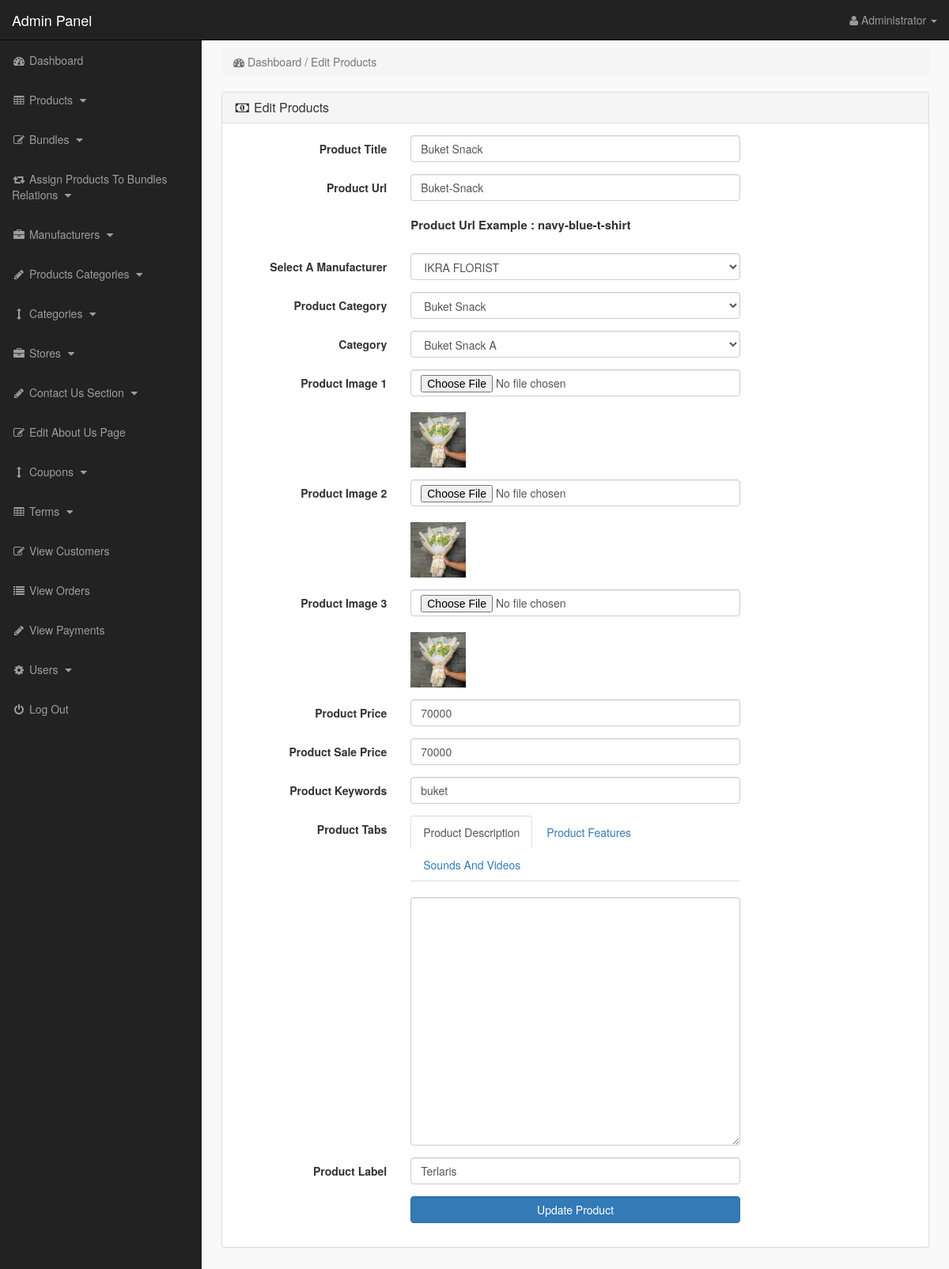
The page /admin_area/index.php?edit_product=17 (signed in) on the database its author committed.
### tables this page shows
CREATE TABLE `products` (
  `product_id` int(10) NOT NULL,
  `p_cat_id` int(10) NOT NULL,
  `cat_id` int(10) NOT NULL,
  `manufacturer_id` int(10) NOT NULL,
  `date` timestamp NOT NULL DEFAULT current_timestamp() ON UPDATE current_timestamp(),
  `product_title` text NOT NULL,
  `product_url` text NOT NULL,
  `product_img1` text NOT NULL,
  `product_img2` text NOT NULL,
  `product_img3` text NOT NULL,
  `product_price` int(10) NOT NULL,
  `product_psp_price` int(100) NOT NULL,
  `product_desc` text NOT NULL,
  `product_features` text NOT NULL,
  `product_video` text NOT NULL,
  `product_keywords` text NOT NULL,
  `product_label` text NOT NULL,
  `status` varchar(255) NOT NULL
);

CREATE TABLE `manufacturers` (
  `manufacturer_id` int(10) NOT NULL,
  `manufacturer_title` text NOT NULL,
  `manufacturer_top` text NOT NULL,
  `manufacturer_image` text NOT NULL
);

CREATE TABLE `product_categories` (
  `p_cat_id` int(10) NOT NULL,
  `p_cat_title` text NOT NULL,
  `p_cat_top` text NOT NULL,
  `p_cat_image` text NOT NULL
);

CREATE TABLE `categories` (
  `cat_id` int(10) NOT NULL,
  `cat_title` text NOT NULL,
  `cat_top` text NOT NULL,
  `cat_image` text NOT NULL
);

### admin_area/edit_product.php (the view, shortened to what this page needs)
<?php
if(!isset($_SESSION['admin_email'])){
echo "<script>window.open('login.php','_self')</script>";
}
else {
?>
<?php
if(isset($_GET['edit_product'])){
$edit_id = $_GET['edit_product'];
$get_p = "select * from products where product_id='$edit_id'";
$run_edit = mysqli_query($con,$get_p);
$row_edit = mysqli_fetch_array($run_edit);
$p_title = $row_edit['product_title'];
$p_cat = $row_edit['p_cat_id'];
$cat = $row_edit['cat_id'];
$m_id = $row_edit['manufacturer_id'];
$p_image1 = $row_edit['product_img1'];
$p_image2 = $row_edit['product_img2'];
$p_image3 = $row_edit['product_img3'];
$p_price = $row_edit['product_price'];
$p_desc = $row_edit['product_desc'];
$p_keywords = $row_edit['product_keywords'];
$psp_price = $row_edit['product_psp_price'];
$p_label = $row_edit['product_label'];
$p_url = $row_edit['product_url'];
}
$get_manufacturer = "select * from manufacturers where manufacturer_id='$m_id'";
$run_manufacturer = mysqli_query($con,$get_manufacturer);
$row_manfacturer = mysqli_fetch_array($run_manufacturer);
$manufacturer_id = $row_manfacturer['manufacturer_id'];
$manufacturer_title = $row_manfacturer['manufacturer_title'];
$get_p_cat = "select * from product_categories where p_cat_id='$p_cat'";
$run_p_cat = mysqli_query($con,$get_p_cat);
$row_p_cat = mysqli_fetch_array($run_p_cat);
$p_cat_title = $row_p_cat['p_cat_title'];
$get_cat = "select * from categories where cat_id='$cat'";
$run_cat = mysqli_query($con,$get_cat);
$row_cat = mysqli_fetch_array($run_cat);
$cat_title = $row_cat['cat_title'];
?>
<!DOCTYPE html>
<html>
<head>
</head>
<body>
<div class="row">
<div class="col-lg-12">
<ol class="breadcrumb">
<li class="active">
<i class="fa fa-dashboard"> </i> Dashboard / Edit Products
</li>
</ol>
</div>
</div>
<div class="row">
<div class="col-lg-12">
<div class="panel panel-default">
<div class="panel-heading">
<h3 class="panel-title">
<i class="fa fa-money fa-fw"></i> Edit Products
</h3>
</div>
<div class="panel-body">
<form class="form-horizontal" method="post" enctype="multipart/form-data">
<div class="form-group" >
<label class="col-md-3 control-label" > Product Title </label>
<div class="col-md-6" >
<input type="text" name="product_title" class="form-control" required value="<?php echo $p_title; ?>">
</div>
</div>
<div class="form-group" >
<label class="col-md-3 control-label" > Product Url </label>
<div class="col-md-6" >
<input type="text" name="product_url" class="form-control" required value="<?php echo $p_url; ?>" >
<br>
<p style="font-size:15px; font-weight:bold;">
Product Url Example : navy-blue-t-shirt
</p>
</div>
</div>
<div class="form-group" >
<label class="col-md-3 control-label" > Select A Manufacturer </label>
<div class="col-md-6" >
<select name="manufacturer" class="form-control">
<option value="<?php echo $manufacturer_id; ?>">
<?php echo $manufacturer_title; ?>
</option>
</select>
</div>
</div>
<div class="form-group" >
<label class="col-md-3 control-label" > Product Category </label>
<div class="col-md-6" >
<select name="product_cat" class="form-control" >
<option value="<?php echo $p_cat; ?>" > <?php echo $p_cat_title; ?> </option>
</select>
</div>
</div>
<div class="form-group" >
<label class="col-md-3 control-label" > Category </label>
<div class="col-md-6" >
<select name="cat" class="form-control" >
<option value="<?php echo $cat; ?>" > <?php echo $cat_title; ?> </option>
</select>
</div>
</div>
<div class="form-group" >
<label class="col-md-3 control-label" > Product Image 1 </label>
<div class="col-md-6" >
<input type="file" name="product_img1" class="form-control" >
<br><img src="product_images/<?php echo $p_image1; ?>" width="70" height="70" >
</div>
</div>
<div class="form-group" >
<label class="col-md-3 control-label" > Product Image 2 </label>
<div class="col-md-6" >
<input type="file" name="product_img2" class="form-control" >
<br><img src="product_images/<?php echo $p_image2; ?>" width="70" height="70" >
</div>
</div>
<div class="form-group" >
<label class="col-md-3 control-label" > Product Image 3 </label>
<div class="col-md-6" >
<input type="file" name="product_img3" class="form-control" >
<br><img src="product_images/<?php echo $p_image3; ?>" width="70" height="70" >
</div>
</div>
<div class="form-group" >
<label class="col-md-3 control-label" > Product Price </label>
<div class="col-md-6" >
<input type="text" name="product_price" class="form-control" required value="<?php echo $p_price; ?>" >
</div>
</div>
<div class="form-group" >
<label class="col-md-3 control-label" > Product Sale Price </label>
<div class="col-md-6" >
<input type="text" name="psp_price" class="form-control" required value="<?php echo $psp_price; ?>">
</div>
</div>
<div class="form-group" >
<label class="col-md-3 control-label" > Product Keywords </label>
<div class="col-md-6" >
<input type="text" name="product_keywords" class="form-control" required value="<?php echo $p_keywords; ?>" >
</div>
</div>
<div class="form-group" >
<label class="col-md-3 control-label" > Product Tabs </label>
<div class="col-md-6" >
<ul class="nav nav-tabs">
<li class="active">
<a data-toggle="tab" href="#description"> Product Description </a>
</li>
<li>
<a data-toggle="tab" href="#features"> Product Features </a>
</li>
<li>
<a data-toggle="tab" href="#video"> Sounds And Videos </a>
</li>
</ul>
<div class="tab-content">
<div id="description" class="tab-pane fade in active">
<br>
<textarea name="product_desc" class="form-control" rows="15" id="product_desc">
<?php echo $p_desc; ?>
</textarea>
</div>
</div>
</div>
</div>
<div class="form-group" >
<label class="col-md-3 control-label" > Product Label </label>
<div class="col-md-6" >
<input type="text" name="product_label" class="form-control" required value="<?php echo $p_label; ?>">
</div>
</div>
<div class="form-group" >
<label class="col-md-3 control-label" ></label>
<div class="col-md-6" >
<input type="submit" name="update" value="Update Product" class="btn btn-primary form-control" >
</div>
</div>
</form>
</div>
</div>
</div>
</div>
</body>
</html>
<?php } ?>

### admin_area/includes/sidebar.php (shortened to what this page needs)
<?php
if(!isset($_SESSION['admin_email'])){
echo "<script>window.open('login.php','_self')</script>";
}
else {
?>
<nav class="navbar navbar-inverse navbar-fixed-top" >
<div class="navbar-header" >
<a class="navbar-brand" href="index.php?dashboard" >Admin Panel</a>
</div>
<ul class="nav navbar-right top-nav" >
<li class="dropdown" >
<a href="#" class="dropdown-toggle" data-toggle="dropdown" >
<i class="fa fa-user" ></i>
<?php echo $admin_name; ?> <b class="caret" ></b>
</a>
</li>
</ul>
<div class="collapse navbar-collapse navbar-ex1-collapse">
<ul class="nav navbar-nav side-nav">
<li>
<a href="index.php?dashboard">
<i class="fa fa-fw fa-dashboard"></i> Dashboard
</a>
</li>
<li>
<a href="#" data-toggle="collapse" data-target="#products">
<i class="fa fa-fw fa-table"></i> Products
<i class="fa fa-fw fa-caret-down"></i>
</a>
</li>
<li>
<a href="#" data-toggle="collapse" data-target="#bundles">
<i class="fa fa-fw fa-edit"></i> Bundles
<i class="fa fa-fw fa-caret-down"></i>
</a>
</li>
<li>
<a href="#" data-toggle="collapse" data-target="#relations">
<i class="fa fa-fw fa-retweet"></i> Assign Products To Bundles Relations
<i class="fa fa-fw fa-caret-down"></i>
</a>
</li>
<li>
<a href="#" data-toggle="collapse" data-target="#manufacturers">
<i class="fa fa-fw fa-briefcase"></i> Manufacturers
<i class="fa fa-fw fa-caret-down"></i>
</a>
</li>
<li>
<a href="#" data-toggle="collapse" data-target="#p_cat">
<i class="fa fa-fw fa-pencil"></i> Products Categories
<i class="fa fa-fw fa-caret-down"></i>
</a>
</li>
<li>
<a href="#" data-toggle="collapse" data-target="#cat">
<i class="fa fa-fw fa-arrows-v"></i> Categories
<i class="fa fa-fw fa-caret-down"></i>
</a>
</li>
<li>
<a href="#" data-toggle="collapse" data-target="#store">
<i class="fa fa-fw fa-briefcase"></i> Stores
<i class="fa fa-fw fa-caret-down"></i>
</a>
</li>
<li>
<a href="#" data-toggle="collapse" data-target="#contact_us">
<i class="fa fa-fw fa-pencil"> </i> Contact Us Section
<i class="fa fa-fw fa-caret-down"></i>
</a>
</li>
<li>
<a href="index.php?edit_about_us">
<i class="fa fa-fw fa-edit"></i> Edit About Us Page
</a>
</li>
<li>
<a href="#" data-toggle="collapse" data-target="#coupons">
<i class="fa fa-fw fa-arrows-v"></i> Coupons
<i class="fa fa-fw fa-caret-down"></i>
</a>
</li>
<li>
<a href="#" data-toggle="collapse" data-target="#terms" >
<i class="fa fa-fw fa-table"></i> Terms
<i class="fa fa-fw fa-caret-down"></i>
</a>
</li>
<li>
<a href="index.php?view_customers">
<i class="fa fa-fw fa-edit"></i> View Customers
</a>
</li>
<li>
<a href="index.php?view_orders">
<i class="fa fa-fw fa-list"></i> View Orders
</a>
</li>
<li>
<a href="index.php?view_payments">
<i class="fa fa-fw fa-pencil"></i> View Payments
</a>
</li>
<li>
<a href="#" data-toggle="collapse" data-target="#users">
<i class="fa fa-fw fa-gear"></i> Users
<i class="fa fa-fw fa-caret-down"></i>
</a>
</li>
<li>
<a href="logout.php">
<i class="fa fa-fw fa-power-off"></i> Log Out
</a>
</li>
</ul>
</div>
</nav>
<?php } ?>

### admin_area/css/style.css (style rules this page uses)
body { margin-top:100px; }
@media (min-width: 768px) { body { margin-top:50px; } }
.top-nav { padding:0 15px; }
.top-nav>li { display:inline-block; float:left; }
.top-nav>li>a { padding-top:15px; padding-bottom:15px; line-height:20px; color:#999; }
@media (min-width: 768px) { .side-nav { position:fixed; top:51px; width:255px; border-radius:0; overflow-y:auto; background-color: #222; bottom:0; overflow-x:hidden; padding-bottom:40px; } }
@media (min-width: 768px) { .side-nav>li>a { width:255px; } }
.panel-body { border-radius:5px; }

### rows shown on the page
products: product_title "Buket Snack", product_url "Buket-Snack", product_img1 (picture), product_img2 (picture), product_img3 (picture), product_price "70000", psp_price "70000", product_keywords "buket", product_label "Terlaris"
manufacturers: manufacturer "IKRA FLORIST"
product_categories: product_cat "Buket Snack"
categories: cat "Buket Snack A"

### other values the page prints
$admin_name "Administrator"
